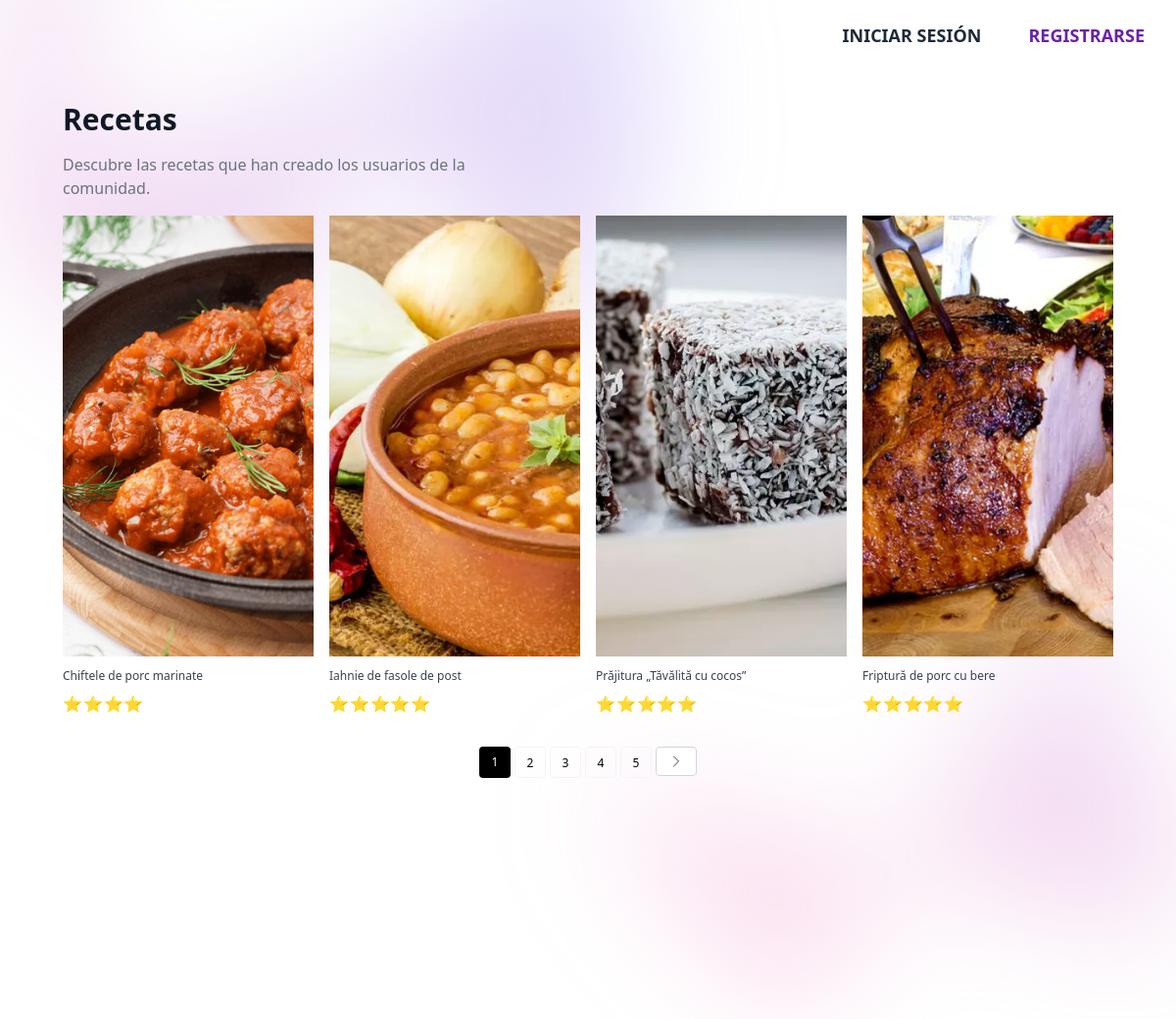
The page /var/www/html/app/views/recipes/recipes.php on the database its author committed.
### tables this page shows
CREATE TABLE `recipes` (
  `id_recipe` int NOT NULL,
  `id_user` int NOT NULL,
  `recipe_type` varchar(20) DEFAULT NULL,
  `title` varchar(100) NOT NULL,
  `description` text,
  `instructions` text,
  `difficulty` tinyint DEFAULT NULL,
  `publication_date` timestamp NULL DEFAULT CURRENT_TIMESTAMP,
  `image_recipe` varchar(255) DEFAULT 'default.png'
);

### var/www/html/app/controllers/pagination_controller.php (called while the page is built, shortened)
<?php
require_once __DIR__ . '/../../config/config.php';
require_once __DIR__ . '/../models/Recipes.php';
class PaginationController
{
    private $pdo;
    public function __construct($pdo)
    {
        $this->pdo = $pdo;
    }
    public function getPaginatedRecipes($recetasPorPagina)
    {
        $recipesModel = new Recipes($this->pdo);
        $allRecipes = $recipesModel->getAllRecipes();
        $totalRecetas = count($allRecipes);
        $totalPaginas = ceil($totalRecetas / $recetasPorPagina);
        $paginaActual = isset($_GET['pagina']) ? intval($_GET['pagina']) : 1;
        $offset = ($paginaActual - 1) * $recetasPorPagina;
        $consulta = "SELECT * FROM recipes LIMIT :limit OFFSET :offset";
        $stmt = $this->pdo->prepare($consulta);
        $stmt->bindValue(':limit', $recetasPorPagina, PDO::PARAM_INT);
        $stmt->bindValue(':offset', $offset, PDO::PARAM_INT);
        $stmt->execute();
        $recetasPagina = $stmt->fetchAll();
        return [
            'recetasPagina' => $recetasPagina,
            'paginaActual' => $paginaActual,
            'totalPaginas' => $totalPaginas
        ];
    }
}

### var/www/html/app/models/Recipes.php (called while the page is built, shortened)
<?php
class Recipes
{
    private $pdo;
    public function __construct($pdo)
    {
        $this->pdo = $pdo;
    }
    public function getAllRecipes()
    {
        $query = "SELECT * FROM recipes";
        $stmt = $this->pdo->prepare($query);
        $stmt->execute();
        return $stmt->fetchAll(PDO::FETCH_ASSOC);
    }
    public function getAverageRating($id_recipe)
    {
        $stmt = $this->pdo->prepare('SELECT AVG(score) as average_rating FROM ratings WHERE id_recipe = :id_recipe');
        $stmt->bindParam(':id_recipe', $id_recipe);
        $stmt->execute();
        return (int) $stmt->fetchColumn();
    }
}

### var/www/html/app/views/recipes/recipes.php (the view, shortened to what this page needs)
<?php
require_once __DIR__ . '/../../controllers/pagination_controller.php';
require_once __DIR__ . '/../../models/Recipes.php';
require_once __DIR__ . '/../../controllers/profile_controller.php';
$recipes = new Recipes($pdo);
$recetasPorPagina = 4;
$recipesController = new PaginationController($pdo);
$paginationData = $recipesController->getPaginatedRecipes($recetasPorPagina);
$recetasPagina = $paginationData['recetasPagina'];
$paginaActual = $paginationData['paginaActual'];
$totalPaginas = $paginationData['totalPaginas'];
?>
<!DOCTYPE html>
<html lang="es">
<head>
    <script
        src="https://cdn.tailwindcss.com?plugins=forms,typography,aspect-ratio,line-clamp,container-queries"></script>
</head>
<body>
    <div class="bg-white">
        <header class="absolute inset-x-0 top-0 z-50">
            <nav class="flex items-center justify-between p-6 lg:px-8" aria-label="Global">
                <?php if (isset($_SESSION['logged_in'])) { ?>
                    <div class="hidden lg:flex lg:gap-x-12">
                        <a href="/" class="text-lg/6 font-semibold text-blue-800 hover:text-lg hover:text-blue-500 transition duration-300 ease-in-out transform hover:scale-105">INICIO</a>
                        <a href="profile?user=<?php echo $userData['id_user'] ?>" class="text-lg/6 font-semibold text-yellow-800 hover:text-lg hover:text-blue-500 transition duration-300 ease-in-out transform hover:scale-105"><?php echo strtoupper($_SESSION['username']) ?></a>
                        <?php if (isset($menuAdmin)) {
                            echo '<a href="recipes/mine" class="text-lg/6 font-semibold text-red-800 hover:text-lg hover:text-blue-500 transition duration-300 ease-in-out transform hover:scale-105">MIS RECETAS</a>';
                        } else {
                            echo '<a href="/followers?user=' . $userData["id_user"] . '" class="text-lg/6 font-semibold text-red-800 hover:text-lg hover:text-blue-500 transition duration-300 ease-in-out transform hover:scale-105">SEGUIDORES</a>';
                        } ?>
                    </div>
                    <div class="hidden lg:flex lg:flex-1 lg:justify-end">
                        <form action="auth" method="post">
                            <input type="submit" name="closeSession" value="Cerrar sesión"
                                class="text-lg/6 font-semibold text-gray-800 hover:text-lg hover:text-blue-500 transition duration-300 ease-in-out transform hover:scale-105"> <span
                                aria-hidden="true">&rarr;</span></input>
                        </form>
                    </div>
                <?php } else { ?>
                    <div class="hidden lg:flex lg:gap-x-12 lg:justify-center">
                        <a href="login" class="text-lg/6 font-semibold text-gray-800 hover:text-lg hover:text-blue-500 transition duration-300 ease-in-out transform hover:scale-105">INICIAR SESIÓN</a>
                        <a href="register" class="text-lg/6 font-semibold text-purple-800 hover:text-lg hover:text-blue-500 transition duration-300 ease-in-out transform hover:scale-105">REGISTRARSE</a>
                    </div>
                <?php } ?>
            </nav>
        </header>
        <div class="relative isolate px-6 pt-14 lg:px-8">
            <div class="absolute inset-x-0 -top-40 -z-10 transform-gpu overflow-hidden blur-3xl sm:-top-80"
                aria-hidden="true">
                <div class="relative left-[calc(50%-11rem)] aspect-[1155/678] w-[36.125rem] -translate-x-1/2 rotate-[30deg] bg-gradient-to-tr from-[#ff80b5] to-[#9089fc] opacity-30 sm:left-[calc(50%-30rem)] sm:w-[72.1875rem]"
                    style="clip-path: polygon(74.1% 44.1%, 100% 61.6%, 97.5% 26.9%, 85.5% 0.1%, 80.7% 2%, 72.5% 32.5%, 60.2% 62.4%, 52.4% 68.1%, 47.5% 58.3%, 45.2% 34.5%, 27.5% 76.7%, 0.1% 64.9%, 17.9% 100%, 27.6% 76.8%, 76.1% 97.7%, 74.1% 44.1%)">
                </div>
            </div>
            <section>
                <div class="mx-auto max-w-screen-xl px-4 py-8 sm:px-6 sm:py-12 lg:px-8">
                    <header>
                        <h2 class="text-xl font-bold text-gray-900 sm:text-3xl">Recetas</h2>
                        <p class="mt-4 max-w-md text-gray-500">
                            Descubre las recetas que han creado los usuarios de la comunidad.
                        </p>
                    </header>
                    <ul class="mt-4 grid gap-4 sm:grid-cols-2 lg:grid-cols-4 contenedor-recetas">
                        <?php foreach ($recetasPagina as $recipe) { ?>
                            <li>
                                <a class="group block overflow-hidden" href="/recipes/view?id_recipe=<?php echo $recipe['id_recipe']; ?>">
                                    <div class="image-container">
                                        <img src="<?php echo '/../../../../assets/img/recipes/' . $recipe['image_recipe']; ?>" alt="<?php echo ($recipe['title']); ?>" class="image h-[350px] w-full object-cover transition duration-500 group-hover:scale-105 sm:h-[450px]">
                                    </div>
                                    <div class="relative pt-3">
                                        <h3 class="text-xs text-gray-700 group-hover:underline group-hover:underline-offset-4">
                                            <?php echo "{$recipe['title']}"; ?>
                                        </h3>
                                        <p class="mt-2">
                                            <span class="tracking-wider text-gray-900">
                                                <?php
                                                $rating = $recipes->getAverageRating($recipe['id_recipe']);
                                                switch ($rating) {
                                                    case 4:
                                                        $avgRating = "⭐⭐⭐⭐";
                                                        break;
                                                    case 5:
                                                        $avgRating = "⭐⭐⭐⭐⭐";
                                                        break;
                                                }
                                                echo $avgRating; ?>
                                            </span>
                                        </p>
                                    </div>
                                </a>
                            </li>
                        <?php } ?>
                    </ul>
                    <ol class="mt-8 flex justify-center gap-1 text-xs font-medium">
                        <?php for ($i = 1; $i <= $totalPaginas; $i++): ?>
                            <li>
                                <?php if ($i == $paginaActual): ?>
                                    <span class="block size-8 rounded border-black bg-black text-center leading-8 text-white">
                                        <?php echo $i; ?>
                                    </span>
                                <?php else: ?>
                                    <a href="?pagina=<?php echo $i; ?>" class="block size-8 rounded border border-gray-100 text-center leading-8">
                                        <?php echo $i; ?>
                                    </a>
                                <?php endif; ?>
                            </li>
                        <?php endfor; ?>
                        <?php if ($paginaActual < $totalPaginas): ?>
                            <li>
                                <a href="?pagina=<?php echo $paginaActual + 1; ?>" class="inline-flex items-center justify-center rounded border border-gray-300 bg-white px-3 py-1.5 text-gray-700 hover:bg-gray-100 hover:text-gray-900">
                                    <svg xmlns="http://www.w3.org/2000/svg" fill="none" viewBox="0 0 24 24" stroke-width="1.5" stroke="currentColor" class="w-4 h-4">
                                        <path stroke-linecap="round" stroke-linejoin="round" d="M8.25 4.5l7.5 7.5-7.5 7.5" />
                                    </svg>
                                </a>
                            </li>
                        <?php endif; ?>
                    </ol>
                </div>
            </section>
            <div class="absolute inset-x-0 top-[calc(100%-13rem)] -z-10 transform-gpu overflow-hidden blur-3xl sm:top-[calc(100%-30rem)]"
                aria-hidden="true">
                <div class="relative left-[calc(50%+3rem)] aspect-[1155/678] w-[36.125rem] -translate-x-1/2 bg-gradient-to-tr from-[#ff80b5] to-[#9089fc] opacity-30 sm:left-[calc(50%+36rem)] sm:w-[72.1875rem]"
                    style="clip-path: polygon(74.1% 44.1%, 100% 61.6%, 97.5% 26.9%, 85.5% 0.1%, 80.7% 2%, 72.5% 32.5%, 60.2% 62.4%, 52.4% 68.1%, 47.5% 58.3%, 45.2% 34.5%, 27.5% 76.7%, 0.1% 64.9%, 17.9% 100%, 27.6% 76.8%, 76.1% 97.7%, 74.1% 44.1%)">
                </div>
            </div>
        </div>
    </div>
</body>
</html>

### rows shown on the page
recipes: image_recipe (picture), title "Chiftele de porc marinate", avgRating "⭐⭐⭐⭐"
recipes: image_recipe (picture), title "Iahnie de fasole de post", avgRating "⭐⭐⭐⭐⭐"
recipes: image_recipe (picture), title "Prăjitura „Tăvălită cu cocos”", avgRating "⭐⭐⭐⭐⭐"
recipes: image_recipe (picture), title "Friptură de porc cu bere", avgRating "⭐⭐⭐⭐⭐"
